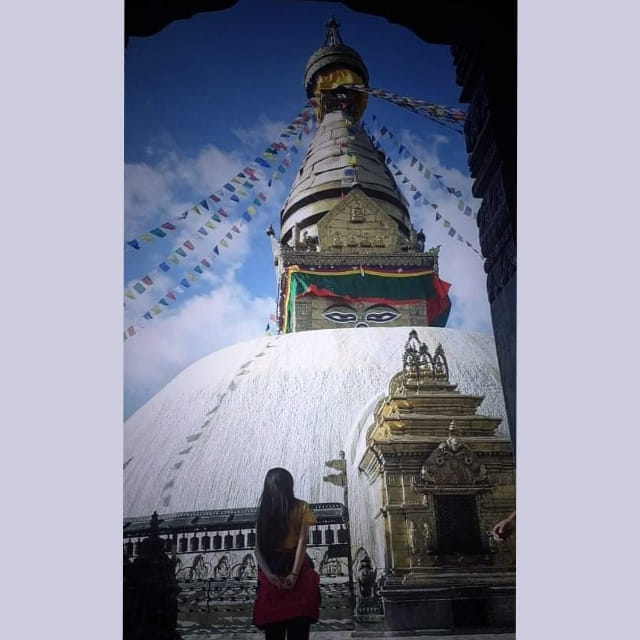
#> input picture kabina.jpg, 640 x 640 px; the run also reads 1 picture not shown here
$ python Histogramspecification.py
#> lines starting #> are read from the running program, lines starting #| are printed output that depends on the picture

import matplotlib.pyplot as plt
from skimage import exposure
from skimage.exposure import match_histograms
import cv2

# reading main image
img1 = cv2.imread("kabina.jpg")
#> img1 is the input picture: shape (640, 640, 3); mean B, G, R 153.2, 136.2, 133.2

# checking the number of channels
print('No of Channel is: ' + str(img1.ndim))
#| No of Channel is: 3

# reading reference image
img2 = cv2.imread("hist1.png")

# checking the number of channels
print('No of Channel is: ' + str(img2.ndim))
#| No of Channel is: 3

image = img1
reference = img2

matched = match_histograms(image, reference)
#> matched: shape (640, 640, 3) float64; every value is 255

fig, (ax1, ax2, ax3) = plt.subplots(nrows=1, ncols=3,
                                    figsize=(8, 3),
                                    sharex=True, sharey=True)

for aa in (ax1, ax2, ax3):
    aa.set_axis_off()

ax1.imshow(image)
ax1.set_title('Source')
ax2.imshow(reference)
ax2.set_title('Reference')
ax3.imshow(matched)
ax3.set_title('Matched')

plt.tight_layout()
plt.show()
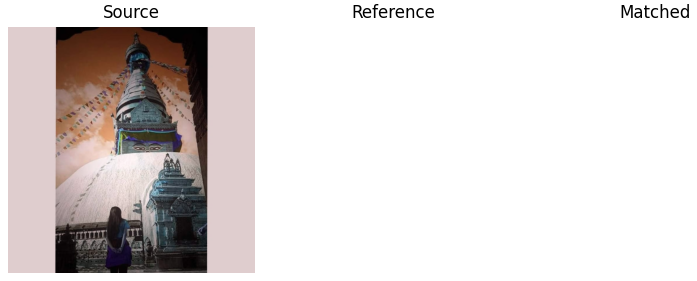
#> figure drawn by matplotlib, 3 panels; B, G, R data is drawn as R, G, B

fig, axes = plt.subplots(nrows=3, ncols=3, figsize=(8, 8))

for i, img in enumerate((image, reference, matched)):
    for c, c_color in enumerate(('red', 'green', 'blue')):
        img_hist, bins = exposure.histogram(img[..., c],  source_range='dtype')
        axes[c, i].plot(bins, img_hist / img_hist.max())
        img_cdf, bins = exposure.cumulative_distribution(img[..., c])
        axes[c, i].plot(bins, img_cdf)
        axes[c, 0].set_ylabel(c_color)
#> this loop made 3 passes

axes[0, 0].set_title('Source')
axes[0, 1].set_title('Reference')
axes[0, 2].set_title('Matched')

plt.tight_layout()
plt.show()
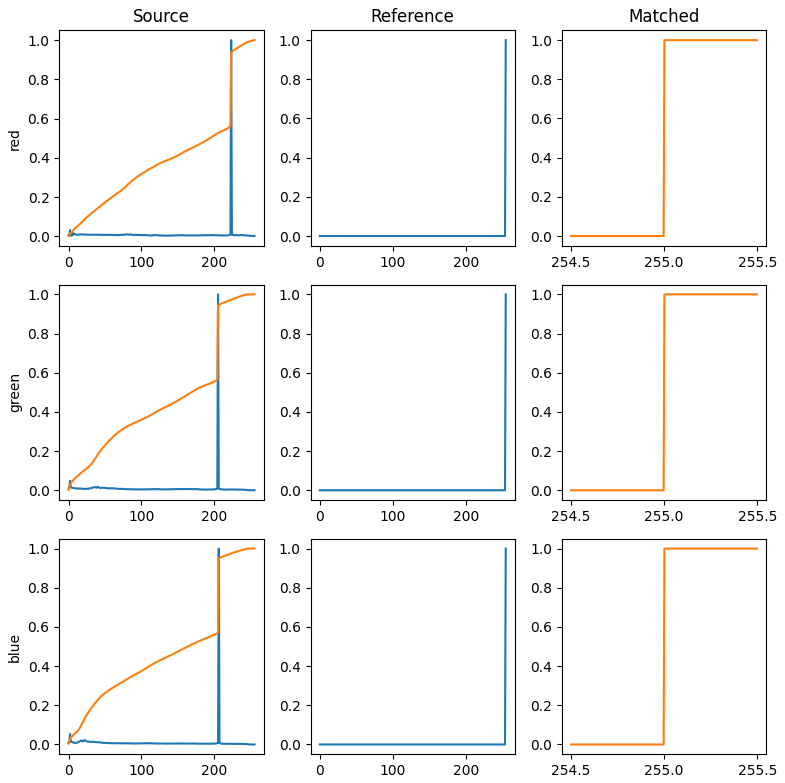
#> figure drawn by matplotlib, 9 panels; panel 1: curve peaks at x = 223, y = 1; panel 1: curve peaks at x = 255, y = 1; panel 2: curve peaks at x = 255, y = 1; panel 3: curve peaks at x = 255, y = 1
